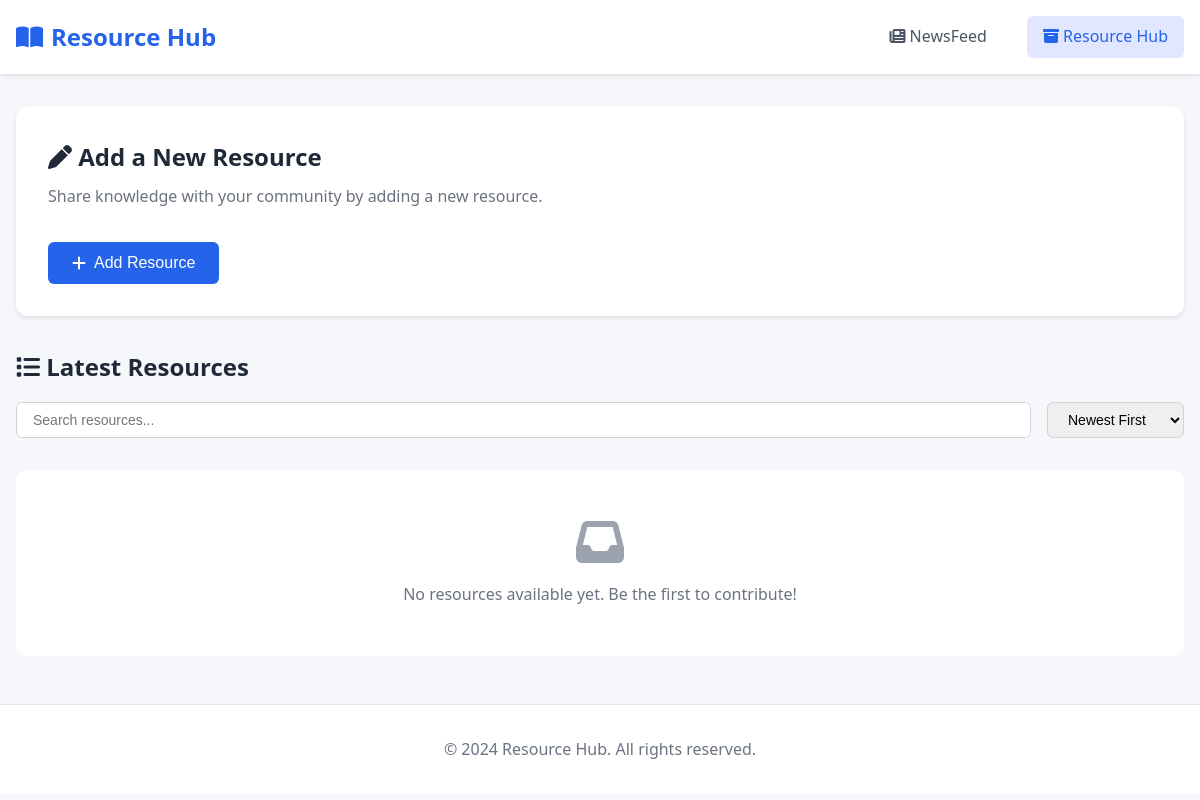
/resource/, run on an earlier commit of the app's database.
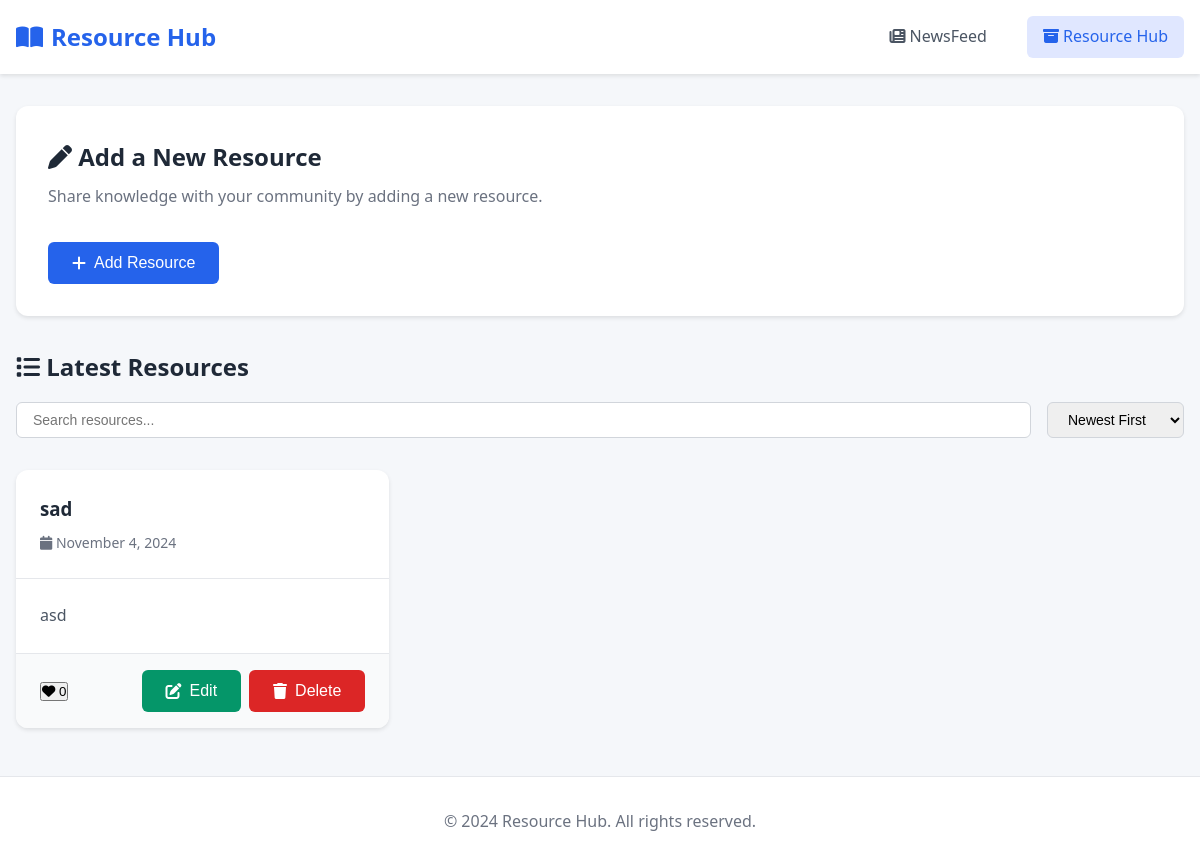
And on a later commit of the database.
### resourcehub/models.py (models this page shows, shortened)
class ResourceHub(models.Model):
    resource_id = models.AutoField(primary_key=True)
    resource_title = models.CharField(max_length=255)
    resource_description = models.TextField()
    upload_date = models.DateTimeField(auto_now_add=True)
    resource_category = models.CharField(max_length=100)
    heart_count = models.IntegerField(default=0)
    created_by = models.CharField(max_length=255, default="Anonymous")  # Temporary string field for creator's name

### resourcehub/views.py (the view)
# urls.py: path('', resource_list, name='resource_home'),  # Path for listing all resources
def resource_list(request):
    resources = ResourceHub.objects.all().order_by('-upload_date')  # Get all resources ordered by upload date
    return render(request, 'resourcehub/home.html', {'resources': resources})

### resourcehub/templates/resourcehub/home.html (shortened to what the changed rows need)
{% load static %}
<!DOCTYPE html>
<html lang="en">
<head>
    <link rel="stylesheet" href="https://cdnjs.cloudflare.com/ajax/libs/font-awesome/6.4.0/css/all.min.css">
    <link rel="stylesheet" href="{% static 'resourcehub/css/resource_home.css' %}">
</head>
<body>
    <main class="container">
        <section class="create-resource-section">
            <div class="section-header">
                <h1><i class="fas fa-pen"></i> Add a New Resource</h1>
            </div>
        </section>
        <section class="resources-section">
            <div class="section-header">
                <h2><i class="fas fa-list"></i> Latest Resources</h2>
            </div>
            <div class="resources-grid">
                {% for resource in resources %}
                    <article class="resource-card" {% if not resource.resource_id %} style="display:none;" {% endif %}>
                        <div class="resource-header">
                            <h3>{{ resource.resource_title }}</h3>
                            <div class="resource-meta">
                                <span class="resource-date">
                                    <i class="fas fa-calendar"></i>
                                    {{ resource.upload_date|date:"F j, Y" }}
                                </span>
                            </div>
                        </div>
                        <div class="resource-content">
                            <p>{{ resource.resource_description }}</p>
                        </div>
                        <div class="resource-footer">
                            <div class="resource-stats">
                                <form action="{% url 'like_resource' resource.resource_id %}" method="POST" class="like-form">
                                    <button type="submit" class="heart-button {% if resource.heart_count > 0 %}liked{% endif %}" title="Like this resource">
                                        <i class="fas fa-heart"></i>
                                        <span class="heart-count">{{ resource.heart_count|default:"0" }}</span>
                                    </button>
                                </form>
                            </div>
                            <div class="resource-actions">
                                <form action="{% url 'update_resource' resource.resource_id %}" method="GET" class="action-form">
                                    <button type="submit" class="btn btn-update" title="Edit Resource">
                                        <i class="fas fa-edit"></i> Edit
                                    </button>
                                </form>
                                <form action="{% url 'delete_resource' resource.resource_id %}" method="POST" class="action-form">
                                    <button type="submit" class="btn btn-delete"
                                            onclick="return confirm('Are you sure you want to delete this resource?');"
                                            title="Delete Resource">
                                        <i class="fas fa-trash"></i> Delete
                                    </button>
                                </form>
                            </div>
                        </div>
                    </article>
                {% empty %}
                    <div class="no-resources">
                        <i class="fas fa-inbox fa-3x"></i>
                        <p>No resources available yet. Be the first to contribute!</p>
                    </div>
                {% endfor %}
            </div>
        </section>
    </main>
</body>
</html>

What changed in the data, as far as the page shows it:
added ResourceHub: resource_title "sad", upload_date "November 4, 2024", resource_description "asd", heart_count "0"
Also different on the page:
text no longer shown: "No resources available yet. Be the first to contribute!"
